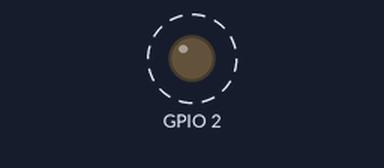
Bench run of a program on a simulated ESP32 board running MicroPython. Parts: output pins drawn as LEDs (lit = HIGH). Dashed ring = blinking. What the program prints to the serial console is not drawn.

Above: at 0.5 s.
Timing chart, 0 to 3.5 s (numbered marks = the images above):
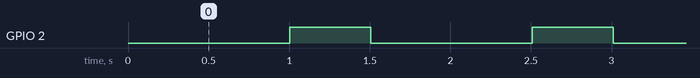

Measured:
- by itself, GPIO 2: alternates HIGH for 0.50 s and LOW for 1.0 s

The program:

main.py
```python
# MicroPython Script for ESP32

# LED blinking with non-blocking delay

import machine
import time

class Flash_led:
    def __init__(self,pin,on_time,off_time):
        self.pin = pin
        self.on_time = on_time
        self.off_time = off_time
        self.last_change = time.ticks_ms()
        self.led_state = 0
        self.led = machine.Pin(self.pin,machine.Pin.OUT)
    def flashing(self):
        if ((self.led_state is 1) and ((time.ticks_ms()-self.last_change)>self.on_time)):
            self.last_change = time.ticks_ms()
            self.led_state = 0
            self.led.value(self.led_state)
            print('LED is off')
        elif ((self.led_state is 0) and ((time.ticks_ms()-self.last_change)>self.off_time)):
            self.last_change = time.ticks_ms()
            self.led_state = 1
            self.led.value(self.led_state)
            print('LED is on')

# object for Flash_led class
led1 = Flash_led(2,500,1000)
while True:
    Flash_led.flashing(led1)
```
